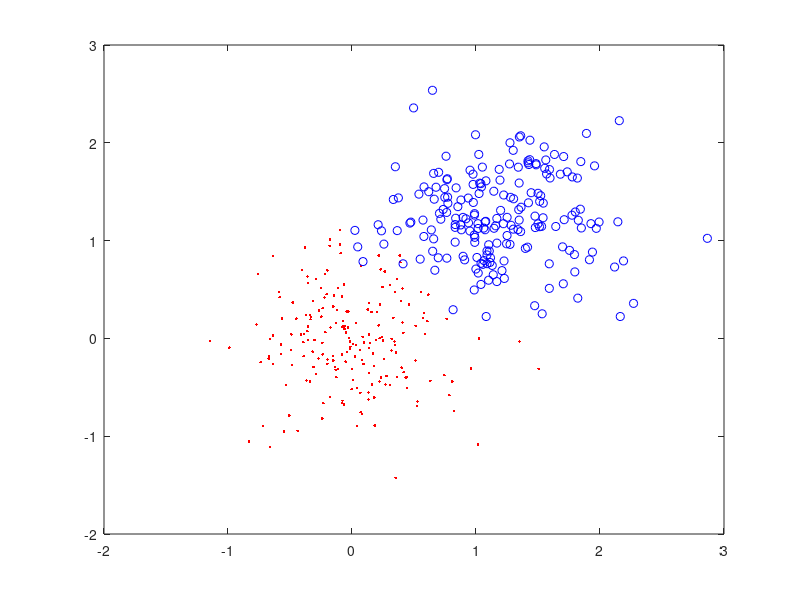

The MATLAB script that drew this image: (Note: this script raises an error after producing the figure.)
% Code for SVM-linear case (askisi 4)
% "Introduction to Pattern Recognition: A MATLAB Approach"
% S. Theodoridis, A. Pikrakis, K. Koutroumbas, D. Cavouras

close('all');
clear;

% Generate and plot X1
randn('seed',50)
m=[0 0; 1.2 1.2]'; % mean vectors
S=0.2*eye(2); % covariance matrix
points_per_class=[200 200];
X1=mvnrnd(m(:,1),S,points_per_class(1))';
X1=[X1 mvnrnd(m(:,2),S,points_per_class(2))'];
y1=[ones(1,points_per_class(1)) -ones(1,points_per_class(2))];

figure(1), plot(X1(1,y1==1),X1(2,y1==1),'r.', X1(1,y1==-1),X1(2,y1==-1),'bo')

% Generate X2
randn('seed',100)
X2=mvnrnd(m(:,1),S,points_per_class(1))';
X2=[X2 mvnrnd(m(:,2),S,points_per_class(2))'];
y2=[ones(1,points_per_class(1)) -ones(1,points_per_class(2))];

% Generate the required SVM classifier
kernel='linear';
kpar1=0;
kpar2=0;
C=0.1; 
% C=0.2;
% C= 0.5;
% C=1;
% C=2;
% C=20;
tol=0.001;
steps=100000;
eps=10^(-10);
method=0;
[alpha, w0, w, evals, stp, glob] = SMO2(X1', y1',kernel, kpar1, kpar2, C, tol, steps, eps, method);

% Compute the classification error on the training set
Pe_tr=sum((2*(w*X1-w0>0)-1).*y1<0)/length(y1)

% Compute the classification error on the test set
Pe_te=sum((2*(w*X2-w0>0)-1).*y2<0)/length(y2)

% Plot the classifier hyperplane
global figt4
figt4=2;
svcplot_book(X1',y1',kernel,kpar1,kpar2,alpha,-w0)

% Count the support vectors
sup_vec=sum(alpha>0)

% Compute the margin
marg=2/sqrt(sum(w.^2))

